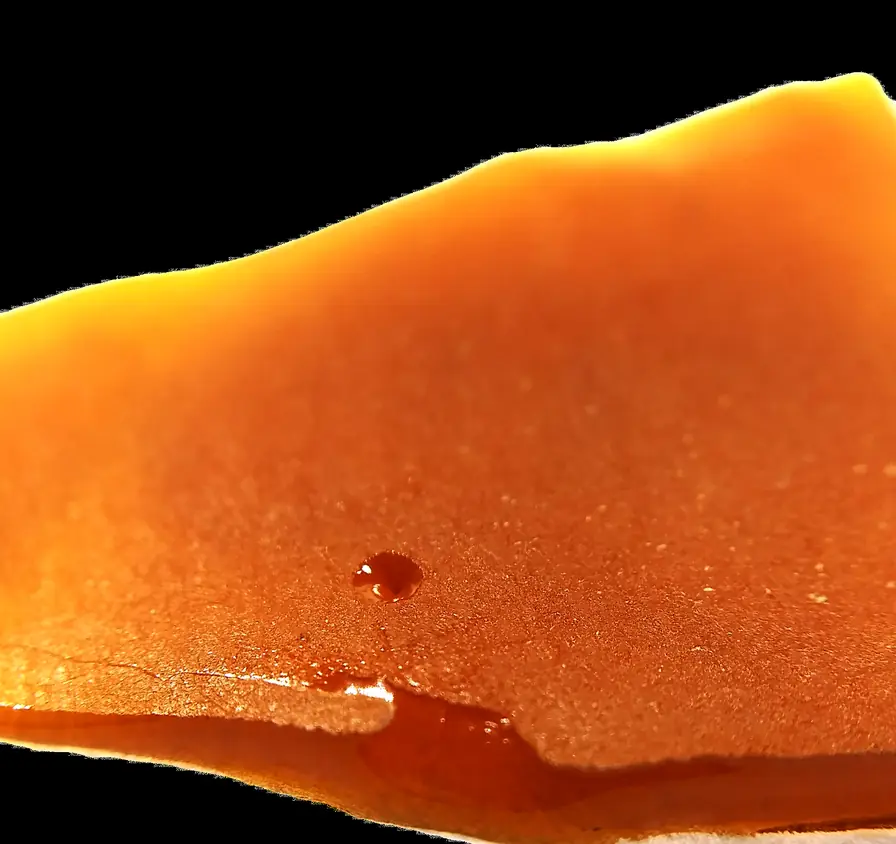
#> input picture assets/img/cat-concentrates@2x.webp, 896 x 844 px, given in place of flavors-logo-original.png, which was not available
$ python process-images.py
#> lines starting #> are read from the running program, lines starting #| are printed output that depends on the picture
"""process-images.py - derive every picture the redesign ships from the client's own files.

    python3 -I tools/process-images.py

Sources: assets/brand/flavors-logo-original.png (the logo, untouched), assets/originals/* (original
uploads behind the live home page), assets/source/* (images downloaded from the live posts).
Writes src/assets/img/*.webp|png|jpg and src/content/images.json (file, w, h, source, alt).
The logo is resized only: never recoloured, never redrawn. Product photos are resized and
cropped; nothing is generated or altered by AI.
"""
import json, os
from PIL import Image

ROOT = os.path.dirname(os.path.dirname(os.path.abspath(__file__)))
OUT = os.path.join(ROOT, 'src', 'assets', 'img')
os.makedirs(OUT, exist_ok=True)
manifest = {}

def P(*p):
    return os.path.join(ROOT, *p)

def save(im, name, fmt='WEBP', q=80, source='', alt='', **kw):
    path = os.path.join(OUT, name)
    if fmt == 'WEBP':
        im.save(path, 'WEBP', quality=q, method=6, **kw)
    elif fmt == 'PNG':
        im.save(path, 'PNG', optimize=True)
    elif fmt == 'JPEG':
        im.convert('RGB').save(path, 'JPEG', quality=q, optimize=True, progressive=True)
    elif fmt == 'ICO':
        im.save(path, 'ICO', sizes=[(16, 16), (32, 32), (48, 48)])
    manifest[name] = dict(w=im.size[0], h=im.size[1], bytes=os.path.getsize(path), source=source, alt=alt)
    print(f'{name:34s} {im.size[0]}x{im.size[1]} {os.path.getsize(path)//1024} KB')

def fit_w(im, w):
    if im.size[0] <= w:
        return im.copy()
    h = round(im.size[1] * w / im.size[0])
    return im.resize((w, h), Image.LANCZOS)

def crop_alpha(im, pad=0.02):
    bb = im.getchannel('A').getbbox()
    if not bb:
        return im
    x0, y0, x1, y1 = bb
    px, py = int((x1 - x0) * pad), int((y1 - y0) * pad)
    return im.crop((max(0, x0 - px), max(0, y0 - py), min(im.size[0], x1 + px), min(im.size[1], y1 + py)))

# ---- the logo (kept on its full canvas so the bulb overlay coordinates still line up) ----------
logo_src = 'assets/brand/flavors-logo-original.png'
logo = Image.open(P(logo_src)).convert('RGBA')
for w in (240, 480, 960, 1400):
    save(fit_w(logo, w), f'logo-sign-{w}.webp', q=90, source=logo_src, alt='Flavors Detroit', lossless=False)
#> this loop made 4 passes
#| logo-sign-240.webp                 240x226 8 KB
#| logo-sign-480.webp                 480x452 26 KB
#| logo-sign-960.webp                 896x844 57 KB
#| logo-sign-1400.webp                896x844 57 KB
#> pass 1, in save, `im.save(path, 'WEBP', quality=q, method=6, **kw)`:
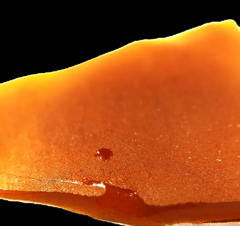
#> saved as logo-sign-240.webp: PIL image 240x226 RGBA; mean R, G, B, A 158.1, 74, 21.5, 255
save(fit_w(logo, 512), 'logo-sign-512.png', fmt='PNG', source=logo_src, alt='Flavors Detroit')
#| logo-sign-512.png                  512x482 239 KB

# ---- favicons from the client's own rainbow icon ---------------------------------------------
fav_src = 'assets/originals/db1c73_fc9e782e424145b1adf4303b88a77470_mv2.jpg'
fav = Image.open(P(fav_src)).convert('RGB')
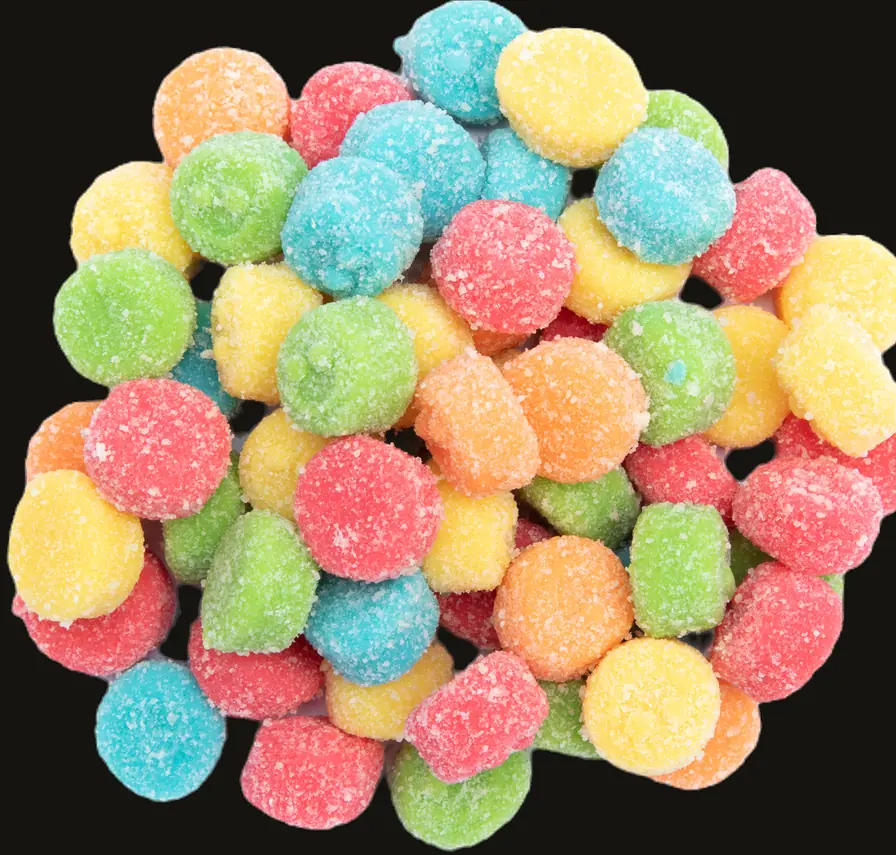
#> input picture assets/img/cat-edibles@2x.webp, 896 x 855 px, given in place of db1c73_fc9e782e424145b1adf4303b88a77470_mv2.jpg, which was not available
#> fav is the input picture: PIL image 896x855 RGB; mean R, G, B 154.5, 134.1, 102.9
side = min(fav.size)
#> side = 855
fav = fav.crop(((fav.size[0] - side) // 2, (fav.size[1] - side) // 2, (fav.size[0] + side) // 2, (fav.size[1] + side) // 2))
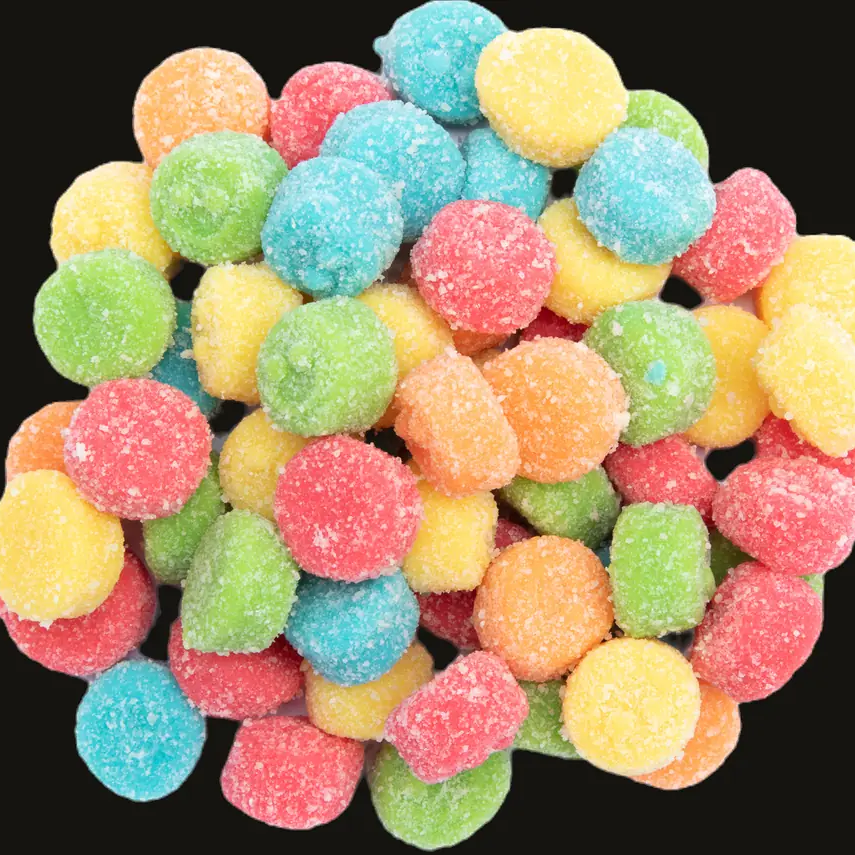
#> fav: PIL image 855x855 RGB; mean R, G, B 158.9, 137.9, 105.8
save(fav.resize((180, 180), Image.LANCZOS), 'apple-touch-icon.png', fmt='PNG', source=fav_src)
#> in save (call 6), `im.save(path, 'PNG', optimize=True)`:
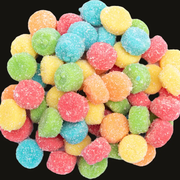
#> saved as apple-touch-icon.png: PIL image 180x180 RGB; mean R, G, B 158.8, 137.9, 105.8
#| apple-touch-icon.png               180x180 58 KB
save(fav.resize((192, 192), Image.LANCZOS), 'favicon-192.png', fmt='PNG', source=fav_src)
#> in save (call 7), `im.save(path, 'PNG', optimize=True)`:
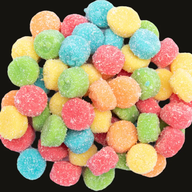
#> saved as favicon-192.png: PIL image 192x192 RGB; mean R, G, B 158.9, 137.9, 105.8
#| favicon-192.png                    192x192 65 KB
save(fav.resize((32, 32), Image.LANCZOS), 'favicon-32.png', fmt='PNG', source=fav_src)
#| favicon-32.png                     32x32 2 KB
save(fav.resize((48, 48), Image.LANCZOS), 'favicon.ico', fmt='ICO', source=fav_src)
#| favicon.ico                        48x48 8 KB

# ---- social card 1200x630: the logo on sign black, a store-navy glow, the spectrum divider -----
# (owner 2026-11-09: black first, then blue, then whites; the stripes only as a thin divider)
stripes = [(0xaf, 0x03, 0x03), (0xfa, 0x89, 0x00), (0xf6, 0xfc, 0x1e), (0xed, 0x39, 0x7a), (0x00, 0xa3, 0xdc), (0x33, 0x89, 0x00)]
SIGN_BLACK, NAVY = (0x0b, 0x0b, 0x0a), (0x19, 0x20, 0x36)   # measured: logo body; store counter navy
og = Image.new('RGB', (1200, 630), SIGN_BLACK)
glow = Image.new('L', (1200, 630), 0)
#> glow: PIL image 1200x630 L; every value is 0
gp = glow.load()
for y in range(630):              # an elliptical navy glow behind the sign, fading to black
    for x in range(1200):
        d = ((x - 600) / 560) ** 2 + ((y - 300) / 330) ** 2
        gp[x, y] = int(255 * max(0.0, 1 - d) ** 1.6)
og = Image.composite(Image.new('RGB', (1200, 630), NAVY), og, glow)
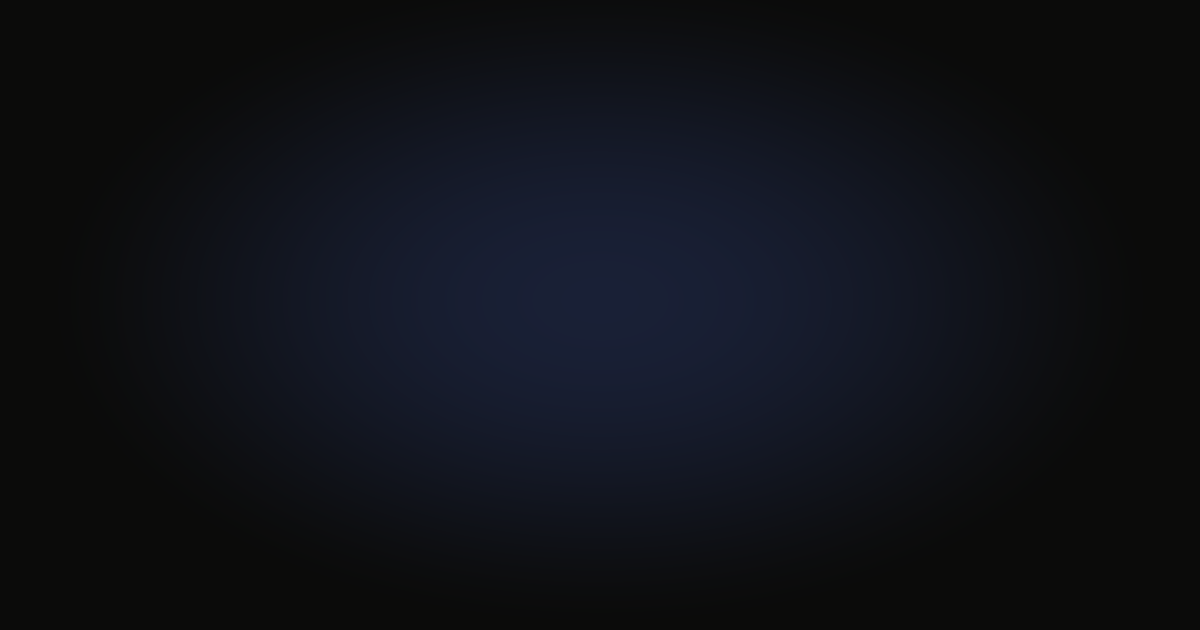
#> og: PIL image 1200x630 RGB; mean R, G, B 15.1, 17.2, 22.9
lg = logo.copy()
lg.thumbnail((720, 520), Image.LANCZOS)
og.paste(lg, ((1200 - lg.size[0]) // 2, (612 - lg.size[1]) // 2), lg)
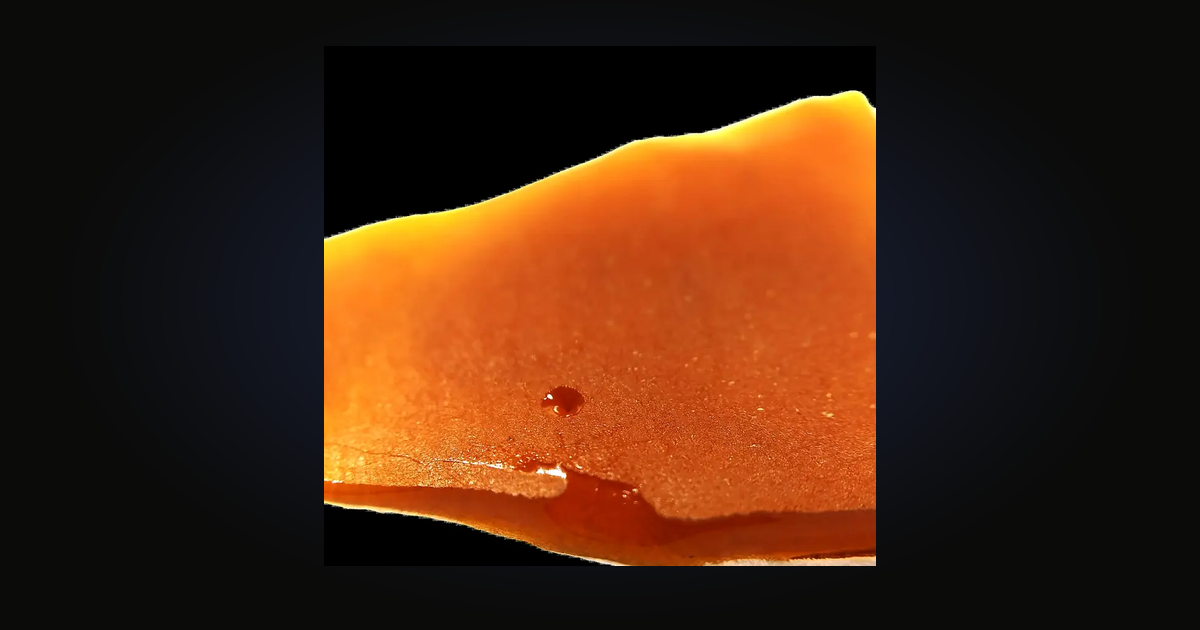
#> og: PIL image 1200x630 RGB; mean R, G, B 67.8, 36.3, 17.2
sw = 1200 / len(stripes)
for i, c in enumerate(stripes):  # the spectrum divider along the bottom edge, blended like the site's line
    for x in range(int(i * sw), int((i + 1) * sw)):
        t = (x - i * sw) / sw
        n = stripes[min(i + 1, len(stripes) - 1)]
        col = tuple(int(c[k] + (n[k] - c[k]) * t) for k in range(3))
        for y in range(622, 630):
            og.putpixel((x, y), col)
save(og, 'og-flavors-detroit.jpg', fmt='JPEG', q=86, source=logo_src + ' on measured sign black + store navy, spectrum divider (facts/client-facts.json)', alt='Flavors Detroit')
#| og-flavors-detroit.jpg             1200x630 48 KB

# ---- product photography (client media) ----------------------------------------------------------
def photo(src, name, w, crop=None, alt='', q=78, alpha=False, q2=None):
#> called with name = 'cat-flower.webp', w = 560, alt = 'A cannabis flower bud', q = 78, alpha = True
    im = Image.open(P(src))
    im = im.convert('RGBA') if alpha else im.convert('RGB')
    if crop:
        W, H = im.size
        im = im.crop((int(crop[0] * W), int(crop[1] * H), int(crop[2] * W), int(crop[3] * H)))
    if alpha:
        im = crop_alpha(im)
#> in crop_alpha, `bb = im.getchannel('A').getbbox()`: bb = (0, 0, 896, 855)
#> in crop_alpha, `x0, y0, x1, y1 = bb`: x0 = 0; x1 = 896; y1 = 855
#> in crop_alpha, `px, py = int((x1 - x0) * pad), int((y1 - y0) * pad)`: px = 17
    save(fit_w(im, w), name, q=q, source=src, alt=alt)
#| cat-flower.webp                    560x534 44 KB
#| cat-flower@2x.webp                 896x855 83 KB
    if im.size[0] >= w * 1.6:
        save(fit_w(im, int(w * 1.6)), name.replace('.webp', '@2x.webp'), q=q2 or (q - 6), source=src, alt=alt)

photo('assets/originals/501c8b_5b00c7f3a6504c3e8a23d55e78e03cf0_mv2.png', 'cat-flower.webp', 560, alt='A cannabis flower bud', alpha=True)
photo('assets/source/91fc54cf-db1c73_b8ceacfccc724bf39d34787165d0c5f4-mv2.png', 'cat-concentrates.webp', 560, crop=(0.0, 0.18, 1.0, 0.78), alt='An amber cannabis concentrate on black')
#> (the run stopped early here; a loop or call above may not have finished)
